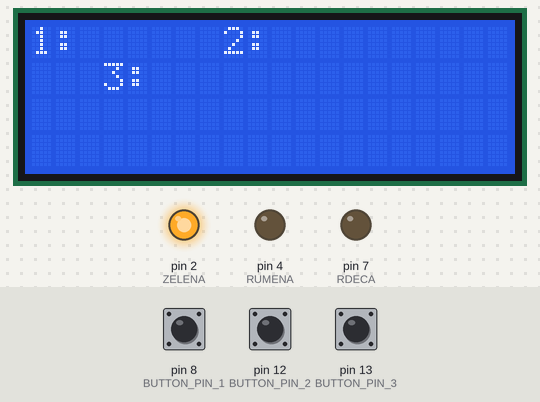
A sketch run on a simulated Arduino Uno, built with avr-gcc and run on an emulated ATmega328P. Shown: 20×4 character LCD, output pins drawn as LEDs (lit = HIGH). Dashed ring = blinking. Inputs (shaded band) come from the test bench; at power-on: pin 8 (BUTTON_PIN_1) LOW, pin 12 (BUTTON_PIN_2) LOW, pin 13 (BUTTON_PIN_3) LOW. What the sketch prints to the serial monitor is not drawn.

Above: at 1.2 s.
1.3 s: pin 8 (BUTTON_PIN_1) pulled HIGH for 0.15 s
At 1.6 s:
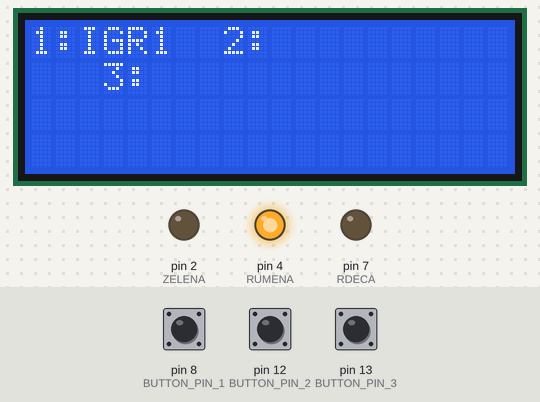
2.9 s: pin 12 (BUTTON_PIN_2) pulled HIGH for 0.15 s
At 3.5 s:
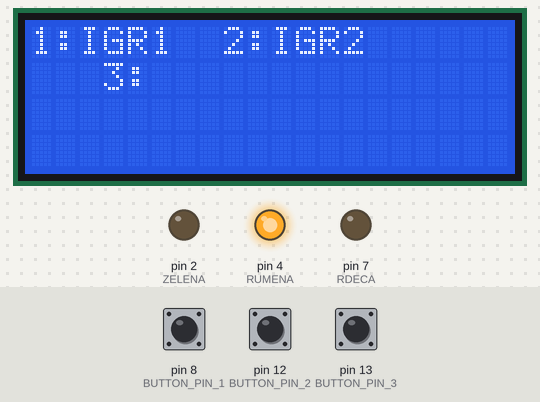
4.5 s: pin 13 (BUTTON_PIN_3) pulled HIGH for 0.15 s
At 4.75 s:
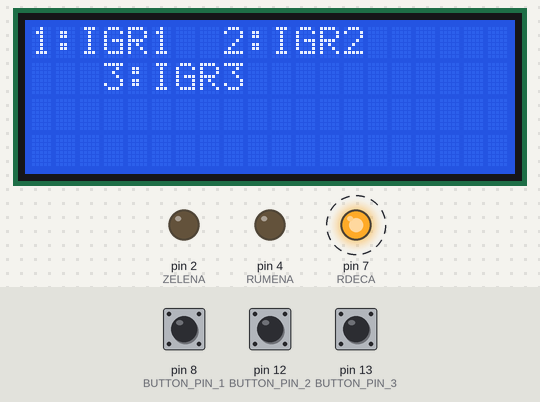
Timing chart, 0 to 12.3 s (numbered marks = the images above; inputs shaded):
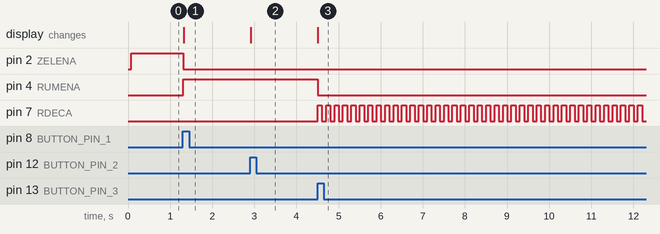

Measured:
- after the input at 1.3 s, pin 2 (ZELENA): HIGH → LOW at once; pin 4 (RUMENA): LOW → HIGH at once; the display: changes at once (image 1)
- after the input at 2.9 s, the display: changes at once (image 2)
- after the input at 4.5 s, pin 4 (RUMENA): HIGH → LOW at once; pin 7 (RDECA): alternates HIGH for 0.10 s and LOW for 0.10 s, starting at once; the display: changes at once (image 3)

The sketch:

program_pb_ms_KVIZ_ocena_novo.ino
```cpp
#include <LiquidCrystal_I2C.h>
#include <Wire.h>

#define ZELENA 2
#define BUTTON_PIN_1 8
#define RUMENA 4
#define BUTTON_PIN_2 12
#define RDECA 7
#define BUTTON_PIN_3 13

LiquidCrystal_I2C lcd(0x27,20,4);

bool IGRALEC_1 = 0;
bool IGRALEC_2 = 0;
bool IGRALEC_3 = 0;
bool x = 0;
bool z = 0;
bool y = 0;
bool q= 0;
int zaporedje;

bool prt_1 = false;
bool prt_2 = false;
bool prt_3 = false;

void setup() {
  pinMode(ZELENA, OUTPUT);
  pinMode(RUMENA, OUTPUT);
  pinMode(RDECA, OUTPUT);
  pinMode(BUTTON_PIN_1, INPUT);
  pinMode(BUTTON_PIN_2, INPUT);
  pinMode(BUTTON_PIN_3, INPUT);
  Serial.begin(9600);
  Serial.println("dela");

  lcd.init();
  lcd.backlight();
}

void loop(){
  IGRALEC_1 = digitalRead(BUTTON_PIN_1);
  IGRALEC_2 = digitalRead(BUTTON_PIN_2);
  IGRALEC_3 = digitalRead(BUTTON_PIN_3);
  lcd.setCursor(0,0);
  lcd.print("1:");
  lcd.setCursor(8,0);
  lcd.print("2:");
  lcd.setCursor(3,1);
  lcd.print("3:");
  if ((IGRALEC_1 ==  HIGH) || (IGRALEC_2 ==  HIGH) || (IGRALEC_3 ==  HIGH)){
     digitalWrite(ZELENA, LOW);
     digitalWrite(RUMENA, HIGH);
     x = 1;

        while (x == 1){
          if ((y==1) && (q==1) && (z==1)){
            digitalWrite(RUMENA, LOW);

            while(true){
              digitalWrite(RDECA, HIGH);
              delay(100);
              digitalWrite(RDECA, LOW);
              delay(100);
            }
          }

          IGRALEC_1 = digitalRead(BUTTON_PIN_1);
          IGRALEC_2 = digitalRead(BUTTON_PIN_2);
          IGRALEC_3 = digitalRead(BUTTON_PIN_3);
          if (IGRALEC_1 == HIGH&&prt_1 == false){
              zaporedje++;
              Serial.println(zaporedje);
              if (zaporedje==1&&prt_1 == false){
              Serial.println("IGR1");
              lcd.setCursor(2,0);
              lcd.print("IGR1");
              }
              else if (zaporedje==2&&prt_1 == false){
              Serial.println("IGR1");
              lcd.setCursor(10,0);
              lcd.print("IGR1");
              }
              else if (zaporedje==3&&prt_1 == false){
              Serial.println("IGR1");
              lcd.setCursor(5,1);
              lcd.print("IGR1");
              }
              prt_1 = true;

            y = 1;
          }
          if (IGRALEC_2 == HIGH&&prt_2 == false){
              zaporedje++;
              Serial.println(zaporedje);
              if (zaporedje==1&&prt_2 == false){
              Serial.println("IGR2");
              lcd.setCursor(2,0);
              lcd.print("IGR2");

              }
              else if (zaporedje==2&&prt_2 == false){
              Serial.println("IGR2");
              lcd.setCursor(10,0);
              lcd.print("IGR2");
              }
              else if (zaporedje==3&&prt_2 == false){
              Serial.println("IGR2");
              lcd.setCursor(5,1);
              lcd.print("IGR2");
              }
              prt_2 = true;
            q = 1;
          }
          if (IGRALEC_3 == HIGH&&prt_3 == false){
              zaporedje++;
              Serial.println(zaporedje);
              if (zaporedje==1&&prt_3 == false){
              Serial.println("IGR3");
              lcd.setCursor(2,0);
              lcd.print("IGR3");
              }
              else if (zaporedje==2&&prt_3 == false){
              Serial.println("IGR3");
              lcd.setCursor(10,0);
              lcd.print("IGR3");
              }
              else if (zaporedje==3&&prt_3 == false){
              Serial.println("IGR3");
              lcd.setCursor(5,1);
              lcd.print("IGR3");
              }
              prt_3 = true;
            z = 1;
          }


        }
}

  else {digitalWrite(ZELENA, HIGH);}

}
```
